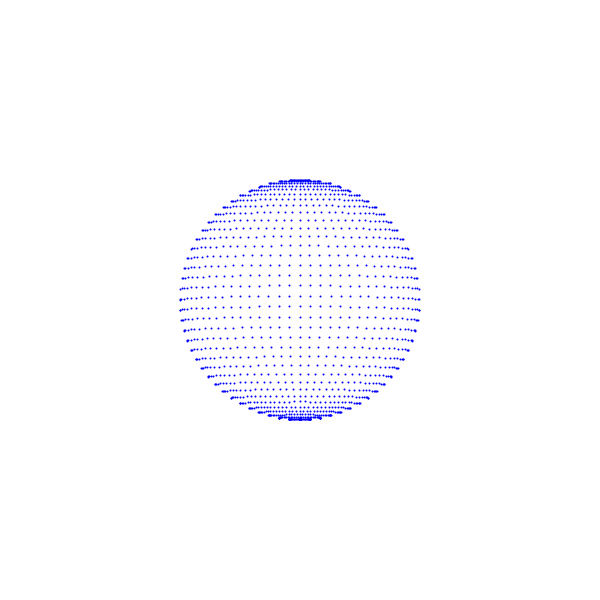
Frame 1 (no input)
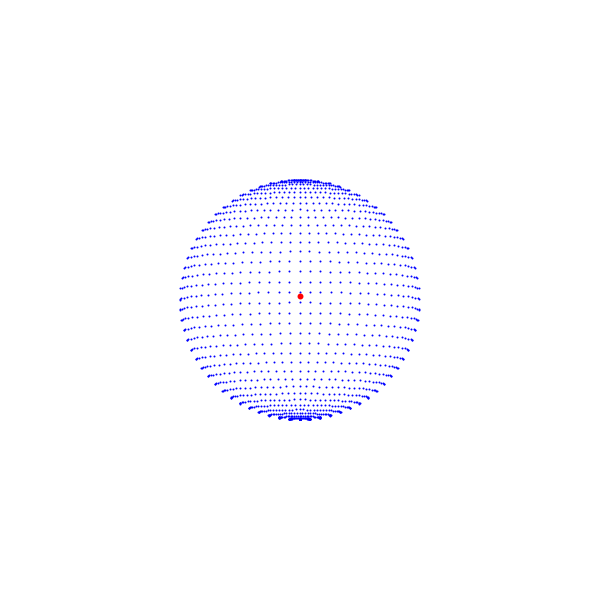
Frame 2 (the mouse pressed at the canvas centre, redrawn once)

The Processing sketch that drew these frames (run headless with seeded random() and noise(); the mouse was pressed at the canvas centre and the sketch redrawn once):

// Processing sketch: sphere
// ── sphere.pde
void setup() {
  size(600, 600);
  noLoop();
}

float[] mAlpha(float alpha)
{
  float m[] = new float[9];
  m[0] = cos(alpha);
  m[1] = 0;
  m[2] = sin(alpha);
  m[3] = 0;
  m[4] = 1;
  m[5] = 0;
  m[6] = -sin(alpha);
  m[7] = 0;
  m[8] = cos(alpha);
  
  return m;
}

float[] transform(float[] m, float[] v)
{
  return transform(m, v[0], v[1], v[2]);
}

float[] transform(float[] m, float x, float y, float z)
{
  float[] v = new float[3];
  v[0] = m[0] * x + m[3] * y + m[6] * z;
  v[1] = m[1] * x + m[4] * y + m[7] * z;
  v[2] = m[2] * x + m[5] * y + m[8] * z;
  return v;
}
  
float alpha = 0; // PI / 12;
float zoom = 60;
float r = 2;

boolean isHittingSphere = false;
float[] vHit;

void drawPoint(float[] v, float weight)
{
  drawPoint(v[0], v[1], v[2], weight);
}

void drawPoint(float x, float y, float z, float weight)
{
  if(x < 0) return;
  
  float px = width / 2 + y * zoom;
  float py = height / 2 - z * zoom;
  
  strokeWeight(weight);
  point(px, py);
}

void mousePressed()
{
   float y = (mouseX - width / 2) / zoom;
   float z = - (mouseY - height / 2) / zoom;
   float x2 = r*r - y*y - z*z;
   if(x2 >= 0)
   {
     vHit = transform(mAlpha(-alpha), sqrt(x2), y, z);
     
     isHittingSphere = true;
     redraw();
   }
   else
   {
     isHittingSphere = false;
   }
}

boolean isLooping = true;

void keyPressed()
{
  if (isLooping) {
    noLoop();
    isLooping = false;
  } else {
    loop();
    isLooping = true;
  }
}

void draw()
{
  alpha += 0.01 * PI;
  background(255);
  
  for(int latitude = -90; latitude < 90; latitude += 5)
  {
    for(int longitude = 0; longitude < 360; longitude += 5)
    {
      float latR = latitude / 360.0 * 2 * PI; // latitude im Bogenmass
      float longR = longitude / 360.0 * 2 * PI;
      float rb = r * cos(latR);
      float x = rb * cos(longR);
      float y = rb * sin(longR);
      float z = r * sin(latR);
      
      float v[] = transform(mAlpha(alpha), x, y, z);
      stroke(0, 0, 255);
      drawPoint(v, 2.0);
    }
  }
  
  if(isHittingSphere)
  {
    stroke(255, 0, 0);
    float[] v = transform(mAlpha(alpha), vHit[0], vHit[1], vHit[2]);

    drawPoint(v, 6.0);
  }
}
